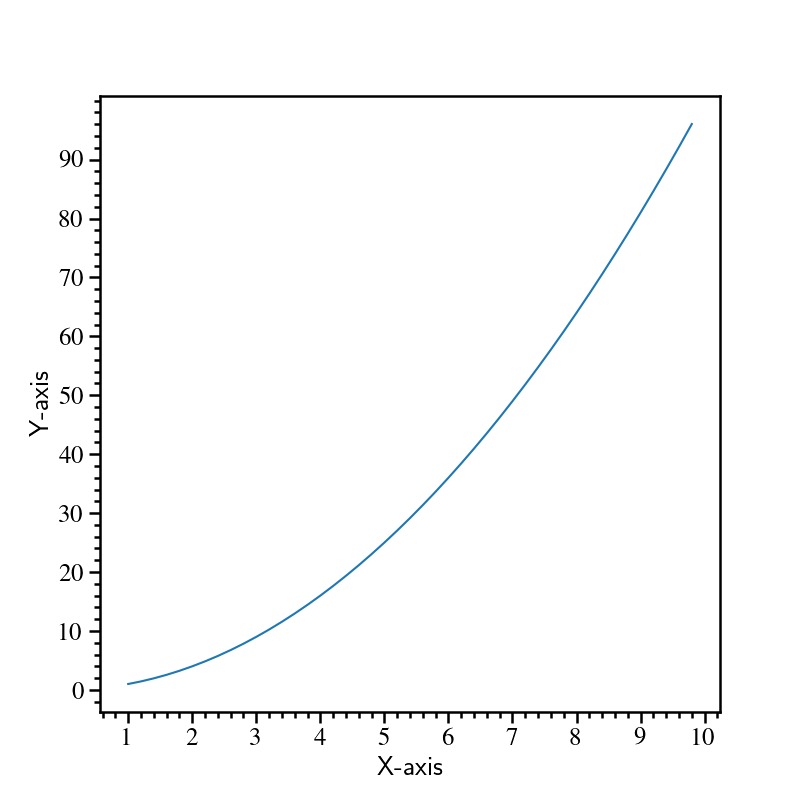

Python code for this plot:
import numpy as np
from basicplot import plot
import matplotlib.pyplot as pt
a = np.arange(1,10,0.2)
b = a**2

# fig, (ax1, ax2) = plt.subplots(1,2, figsize=(10,5))
# plot(a,b,size=(8,8), xtitle='X-axis', ytitle='Y-axis', fontsize=25, xticks=range(1,11,2),ticklength=8)
# plot(a,b, ax=ax2,size=(8,8), xtitle='X-axis', fontsize=25, xticks=range(1,11,2),ticklength=8)
a = plot(a,b, xtitle='X-axis', ytitle='Y-axis', fontsize=20, size=(8,8), xticks=range(0,11), tickwidth=1.8, yticks=range(0,101,10))
# a.save('test.png')
# print(a.x)
# import sys
# print(pt not in sys.modules)